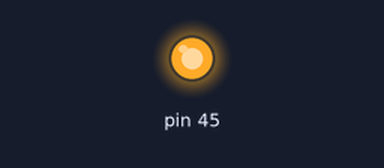
The sketch below on a simulated Arduino Mega 2560, built with avr-gcc and run on an emulated ATmega2560. On the bench: output pins drawn as LEDs (lit = HIGH).

Above: at 0.1 s.
Timing chart, 0 to 1.6 s (numbered marks = the images above):
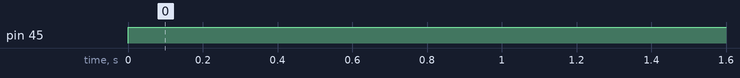

The sketch:

sketch_dec10a.ino
```cpp
void setup() {
  pinMode(45, OUTPUT);


}

void loop() {
  digitalWrite(45, HIGH);

}
```

Measured:
- by itself, pin 45: LOW → HIGH at 0.00 s
